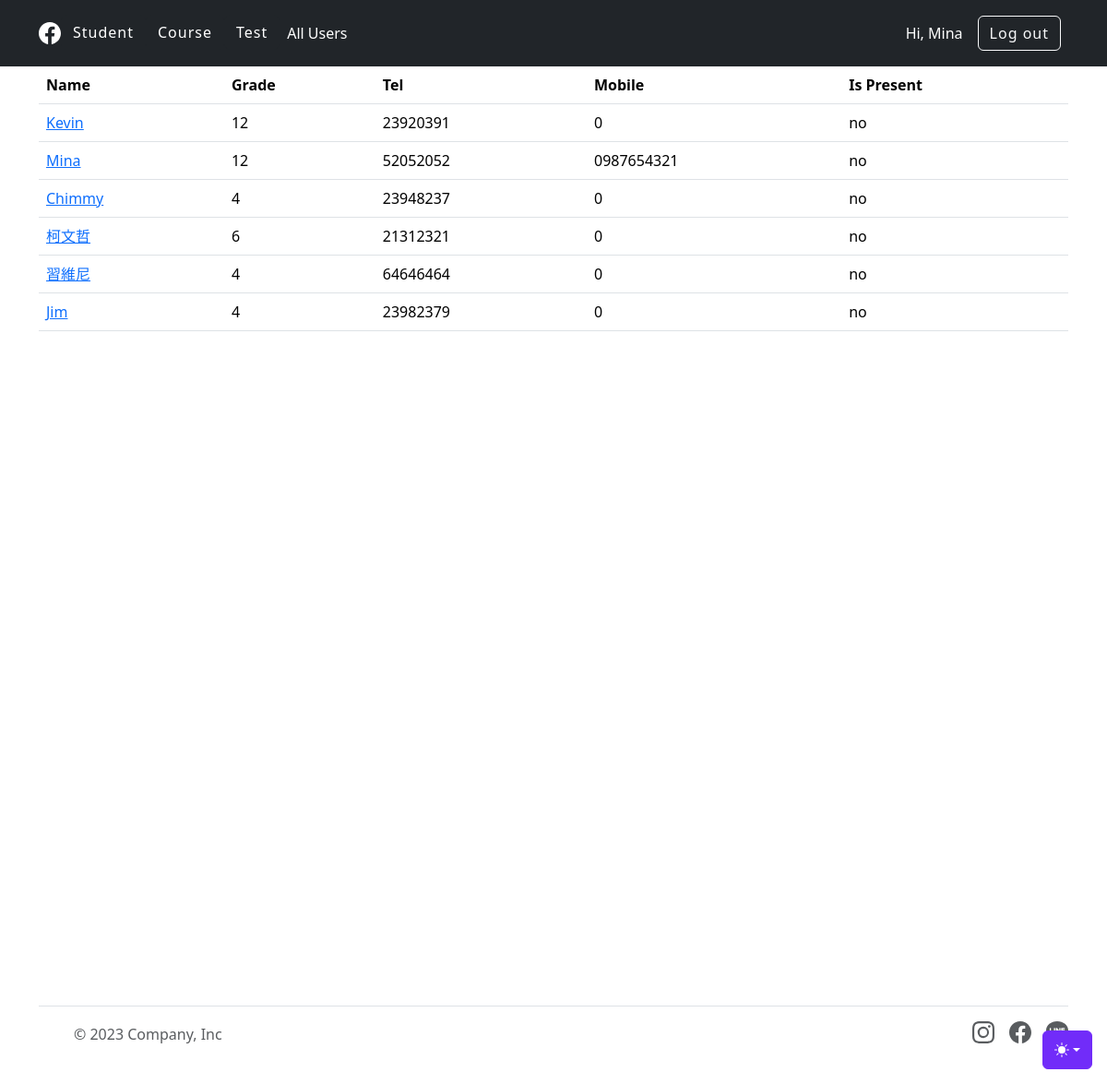
Page /all_students (signed in) on the committed database.
### main.py (models this page shows)
class User(db.Model, UserMixin):
    __tablename__ = "users"
    id = db.Column(db.Integer, primary_key=True)
    name = db.Column(db.String, nullable=False)
    email = db.Column(db.String, nullable=False, unique=True)
    password = db.Column(db.String, nullable=False)
    cellphone = db.Column(db.Integer, nullable=False)
    courses = relationship("Course", back_populates="teacher")
    communications = relationship("Communication", back_populates="teacher")
    tests = relationship("Test", back_populates="teacher")

class Student(db.Model, UserMixin):
    __tablename__ = "students"
    id = db.Column(db.Integer, primary_key=True)
    name = db.Column(db.String, nullable=False)
    grade = db.Column(db.Integer, nullable=False)
    email = db.Column(db.String, nullable=False, unique=True)
    password = db.Column(db.String, nullable=False)
    address = db.Column(db.String)
    cellphone = db.Column(db.Integer)
    tel_number = db.Column(db.Integer)
    card_number = db.Column(db.String, unique=True)
    note = db.Column(db.String)
    scores = relationship("Score", back_populates="student", cascade="all, delete")
    courses = relationship("Course", secondary=student_course_relation, back_populates="students")
    tests = relationship("Test", secondary=student_test_relation, back_populates="students")

### main.py (the view)
@app.route('/all_students')
@admin_only
def all_students():
    result = db.session.execute(db.select(Student)).scalars()
    students = result.all()
    return render_template("all_students.html", all_students=students, logged_in=current_user.is_authenticated)

### main.py (called while the page is built)
@login_manager.user_loader
def load_user(user_id):
    return db.get_or_404(User, user_id)

def admin_only(function):
    @wraps(function)
    def wrapper_function(*args, **kwargs):
        if not (current_user.get_id() == 1 or current_user.is_authenticated):
            return abort(403, "Access forbidden - Admin access required")
        return function(*args, **kwargs)
    return wrapper_function

### templates/all_students.html
{% from "bootstrap5/form.html" import render_form %}
{% block content %}
{%include "header.html"%}
<div class="container">
    <table class="table">
        <thead>
        <tr>
            <th scope="col">Name</th>
            <th scope="col">Grade</th>
            <th scope="col">Tel</th>
            <th scope="col">Mobile</th>
            <th scope="col">Is Present</th>
        </tr>
        </thead>
        <tbody>
        {% for student in all_students:%}
        <tr>
            <td><a href="{{url_for('edit_student',student_id=student.id)}}">{{student.name}}</a></td>
            <td>{{student.grade}}</td>
            <td>{{student.tel_number}}</td>
            <td>0{{student.cellphone}}</td>
            <td>no</td>
        </tr>
        {% endfor %}
        </tbody>
    </table>
</div>
{%include "footer.html"%}
{%endblock%}

### templates/header.html (shortened to what this page needs)
<!DOCTYPE html>
<html lang="en" data-bs-theme="auto">
<head>
    <link
      href="{{ url_for('static', filename='css/styles.css') }}"
      rel="stylesheet"
    />
    <link href="https://cdn.jsdelivr.net/npm/bootstrap@5.3.1/dist/css/bootstrap.min.css" rel="stylesheet">
</head>
<body>
<header class="p-3 text-bg-dark">
    <div class="container">
      <div class="d-flex flex-wrap align-items-center justify-content-center justify-content-lg-start">
        <a href="/" class="d-flex align-items-center mb-2 mb-lg-0 text-white text-decoration-none">
        </a>
        <ul class="nav col-12 col-lg-auto me-lg-auto mb-2 justify-content-center mb-md-0">
            {% if logged_in:%}
            <li>
                <button class="btn btn-dark" data-bs-toggle="dropdown" aria-expanded="false">Student
                </button>
            </li>
            <li>
                <button class="btn btn-dark" data-bs-toggle="dropdown" aria-expanded="false">Course
                </button>
            </li>
            <li>
                <button class="btn btn-dark" data-bs-toggle="dropdown" aria-expanded="false">Test
                </button>
            </li>
            <li><a href="{{url_for('all_users')}}" class="nav-link px-2 text-white">All Users</a></li>
            {% endif %}
        </ul>
        {% if not logged_in:%}
        <div class="text-end">
            <button onclick="location.href='{{url_for('login')}}'" type="button" class="btn btn-outline-light me-2">Login</button>
            <button onclick="location.href='{{url_for('register')}}'" type="button" class="btn btn-warning">Sign-up</button>
        </div>
        {% else: %}
          <a class="nav-link px-3 text-white">Hi, {{current_user.name}}</a>
        <div class="text-end">
            <button onclick="location.href='{{url_for('logout')}}'" type="button" class="btn btn-outline-light me-2">Log out</button>
        </div>
        {% endif %}
      </div>
    </div>
  </header>
</body>
</html>

### templates/footer.html (shortened to what this page needs)
<div class="dropdown position-fixed bottom-0 end-0 mb-3 me-3 bd-mode-toggle">
      <button class="btn btn-bd-primary py-2 dropdown-toggle d-flex align-items-center" id="bd-theme" type="button" aria-expanded="false" data-bs-toggle="dropdown" aria-label="Toggle theme (dark)">
        <svg class="bi my-1 theme-icon-active" width="1em" height="1em"><use href="#moon-stars-fill"></use></svg>
      </button>
</div>
<div class="container d-flex flex-column min-vh-100">
  <footer class="mt-auto d-flex flex-wrap justify-content-between align-items-center py-3 my-4 border-top">
    <div class="col-md-4 d-flex align-items-center">
      <a href="/" class="mb-3 me-2 mb-md-0 text-body-secondary text-decoration-none lh-1">
        <svg class="bi" width="30" height="24"><use xlink:href="#bootstrap"></use></svg>
      </a>
      <span class="mb-3 mb-md-0 text-body-secondary">© 2023 Company, Inc</span>
    </div>
    <ul class="nav col-md-4 justify-content-end list-unstyled d-flex">
      <li class="ms-3"><a class="text-body-secondary" href="#"></a></li>
      <li class="ms-3"><a class="text-body-secondary" href="#"></a></li>
      <li class="ms-3"><a class="text-body-secondary" href="#"></a></li>
    </ul>
  </footer>
</div>

### templates/header.html (style rules this page uses)
.bi { vertical-align: -.125em; fill: currentColor; }
.btn-bd-primary { --bd-violet-bg: #712cf9; --bd-violet-rgb: 112.520718, 44.062154, 249.437846; --bs-btn-font-weight: 600; --bs-btn-color: var(--bs-white); --bs-btn-bg: var(--bd-violet-bg); --bs-btn-border-color: var(--bd-violet-bg); --bs-btn-hover-color: var(--bs-white); --bs-btn-hover-bg: #6528e0; --bs-btn-hover-border-color: #6528e0; --bs-btn-focus-shadow-rgb: var(--bd-violet-rgb); --bs-btn-active-color: var(--bs-btn-hover-color); --bs-btn-active-bg: #5a23c8; --bs-btn-active-border-color: #5a23c8; }
.bd-mode-toggle { z-index: 1500; }

### rows in the picture
User: name "Mina"
Student: name "Kevin", grade "12", tel_number "23920391"
Student: name "Mina", grade "12", tel_number "52052052", cellphone "987654321"
Student: name "Chimmy", grade "4", tel_number "23948237"
Student: name "柯文哲", grade "6", tel_number "21312321"
Student: name "習維尼", grade "4", tel_number "64646464"
Student: name "Jim", grade "4", tel_number "23982379"
